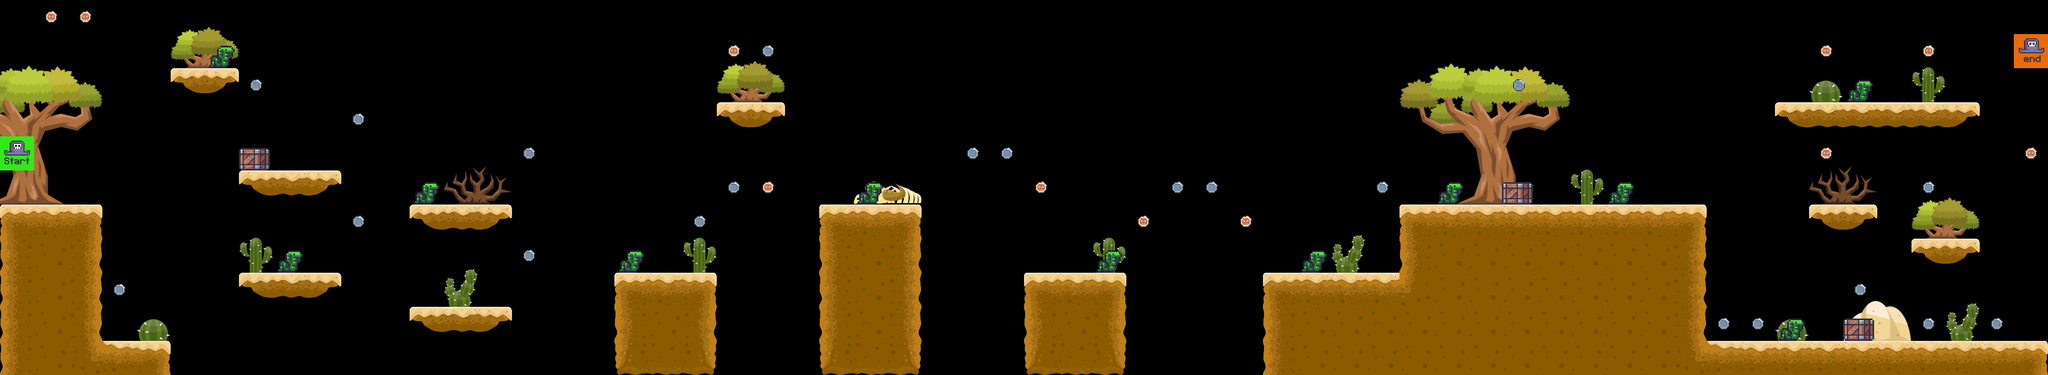

A 2D game scene composited from a Tiled map and its tileset images. What follows is a short description and the map's XML, with each tile layer's data collapsed to a summary:
An orthogonal 60x11 tile map with 64x64 px tiles, 6 tile layers (terrain, vegetation, coins, crates, ...), 1 hidden layer not drawn, 6 tilesets.

<map version="1.8" tiledversion="1.8.3" orientation="orthogonal" renderorder="right-down" width="60" height="11" tilewidth="64" tileheight="64" infinite="0" nextlayerid="8" nextobjectid="1">
 <editorsettings>
  <export target="../0/level_5_.csv" format="csv" />
 </editorsettings>
 <tileset firstgid="1" source="../../lvl1/tilesets/desert/desert_terrain.tsx" />
 <tileset firstgid="19" source="../../lvl1/tilesets/crates/crates.tsx" />
 <tileset firstgid="20" source="../../lvl1/tilesets/ennemies/ennemy.tsx" />
 <tileset firstgid="22" source="../../lvl1/tilesets/player_setup/player.tsx" />
 <tileset firstgid="24" source="../../lvl1/tilesets/desert/vegetation.tsx" />
 <tileset firstgid="69" source="../../lvl1/tilesets/coins/coins_tiles.tsx" />
 <layer id="1" name="terrain" width="60" height="11">
  <data>[660 cells, 144 non-empty, 16 distinct tile ids]</data>
 </layer>
 <layer id="7" name="vegetation" width="60" height="11">
  <data>[660 cells, 85 non-empty, 44 distinct tile ids]</data>
 </layer>
 <layer id="2" name="coins" width="60" height="11">
  <data>[660 cells, 32 non-empty, 2 distinct tile ids]</data>
 </layer>
 <layer id="3" name="crates" width="60" height="11">
  <data>[660 cells, 3 non-empty, 1 distinct tile ids]</data>
 </layer>
 <layer id="4" name="ennemies" width="60" height="11">
  <data>[660 cells, 11 non-empty, 1 distinct tile ids]</data>
 </layer>
 <layer id="5" name="blocking" width="60" height="11" visible="0">
  <data>[660 cells, 21 non-empty, 1 distinct tile ids]</data>
 </layer>
 <layer id="6" name="player" width="60" height="11">
  <data>[660 cells, 2 non-empty, 2 distinct tile ids]</data>
 </layer>
</map>
